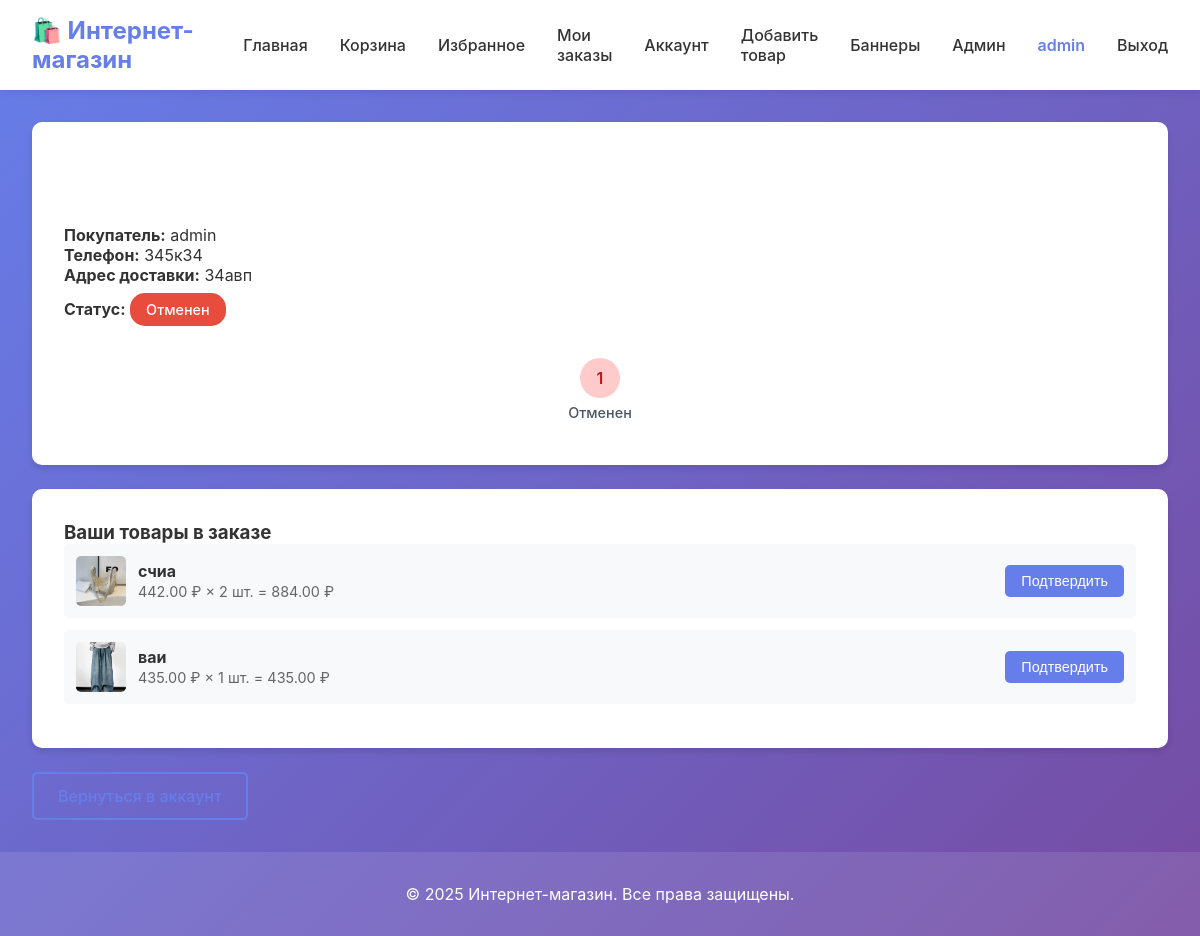
The app's page /seller/orders/11 (signed in) with its own data.
### tables this page shows
CREATE TABLE users
                 (id INTEGER PRIMARY KEY AUTOINCREMENT,
                  username TEXT UNIQUE NOT NULL,
                  email TEXT UNIQUE NOT NULL,
                  password TEXT NOT NULL, role TEXT NOT NULL DEFAULT 'buyer', seller_request_status TEXT NOT NULL DEFAULT 'none');

CREATE TABLE orders
                 (id INTEGER PRIMARY KEY AUTOINCREMENT,
                  user_id INTEGER NOT NULL,
                  total_amount REAL NOT NULL,
                  customer_name TEXT NOT NULL,
                  customer_phone TEXT NOT NULL,
                  delivery_address TEXT NOT NULL,
                  comment TEXT,
                  payment_status TEXT NOT NULL DEFAULT 'pending',
                  payment_reference TEXT,
                  status TEXT DEFAULT 'pending',
                  cancelled_at TIMESTAMP,
                  cancelled_by INTEGER,
                  created_at TIMESTAMP DEFAULT CURRENT_TIMESTAMP,
                  FOREIGN KEY (user_id) REFERENCES users(id));

CREATE TABLE order_items
                 (id INTEGER PRIMARY KEY AUTOINCREMENT,
                  order_id INTEGER NOT NULL,
                  product_id INTEGER NOT NULL,
                  product_name TEXT NOT NULL,
                  price REAL NOT NULL,
                  quantity INTEGER NOT NULL,
                  seller_id INTEGER,
                  seller_confirmed INTEGER DEFAULT 0,
                  confirmed_at TIMESTAMP,
                  FOREIGN KEY (order_id) REFERENCES orders(id),
                  FOREIGN KEY (product_id) REFERENCES products(id));

CREATE TABLE products
                 (id INTEGER PRIMARY KEY AUTOINCREMENT,
                  name TEXT NOT NULL,
                  description TEXT,
                  price REAL NOT NULL,
                  image TEXT,
                  category TEXT,
                  stock INTEGER DEFAULT 0,
                  created_by_user_id INTEGER, specifications TEXT, is_approved INTEGER DEFAULT 0,
                  FOREIGN KEY (created_by_user_id) REFERENCES users(id));

### app.py (the view)
@app.route('/seller/orders/<int:order_id>')
@login_required
def seller_order_details(order_id):
    user_role = session.get('role')
    if user_role not in ('seller', 'admin'):
        flash('Доступ разрешен только продавцам и администраторам', 'error')
        return redirect(url_for('account'))
    conn = get_db()
    order = conn.execute('''SELECT o.*, u.username, u.email
                            FROM orders o
                            JOIN users u ON o.user_id = u.id
                            WHERE o.id = ?''',
                         (order_id,)).fetchone()
    if not order:
        conn.close()
        flash('Заказ не найден', 'error')
        return redirect(url_for('account'))
    order_items = conn.execute('''
        SELECT oi.*, p.image
        FROM order_items oi
        LEFT JOIN products p ON oi.product_id = p.id
        WHERE oi.order_id = ? AND oi.seller_id = ?
    ''', (order_id, session['user_id'])).fetchall()
    if not order_items:
        conn.close()
        flash('В этом заказе нет ваших товаров', 'error')
        return redirect(url_for('account'))
    conn.close()
    status_label = ORDER_STATUS_LABELS.get(order['status'], order['status'])
    status_timeline = get_order_status_timeline(order['status'])
    return render_template(
        'seller_order_detail.html',
        order=order,
        order_items=order_items,
        status_label=status_label,
        status_timeline=status_timeline,
        is_admin=(user_role == 'admin')
    )

### app.py (called while the page is built, shortened)
@app.context_processor
def inject_helpers():
    def image_url(path):
        if not path:
            return 'https://via.placeholder.com/400x400?text=Нет+изображения'
        if isinstance(path, str) and path.startswith('http'):
            return path
        clean_path = path.replace('\\', '/').lstrip('/')
        static_folder = app.static_folder or os.path.join(app.root_path, 'static')
        full_path = os.path.join(static_folder, clean_path)
        if os.path.exists(full_path):
            return url_for('static', filename=clean_path)
        return url_for('static', filename=clean_path)
    return {
        'image_url': image_url,
        'category_choices': ALLOWED_PRODUCT_CATEGORIES
    }

def get_order_status_timeline(current_status):
    status = current_status or 'pending'
    if status == 'cancelled':
        return [{
            'key': 'cancelled',
            'label': ORDER_STATUS_LABELS.get('cancelled', 'Отменен'),
            'state': 'cancelled'
        }]

def login_required(f):
    @wraps(f)
    def decorated_function(*args, **kwargs):
        if 'user_id' not in session:
            flash('Пожалуйста, войдите в систему', 'warning')
            return redirect(url_for('login'))
        return f(*args, **kwargs)
    return decorated_function

def get_db():
    conn = sqlite3.connect(app.config['DATABASE'])
    conn.row_factory = sqlite3.Row
    return conn

### templates/seller_order_detail.html (shortened to what this page needs)
{% extends "base.html" %}
{% block content %}
<div class="container">
    <div class="product-form-card" style="margin-bottom: 1.5rem;">
        <h2>Заказ #{{ order.id }}</h2>
        <p><strong>Покупатель:</strong> {{ order.username }}</p>
        <p><strong>Телефон:</strong> {{ order.customer_phone }}</p>
        <p><strong>Адрес доставки:</strong> {{ order.delivery_address }}</p>
        <p><strong>Статус:</strong>
            <span class="badge badge-{{ order.status }}">{{ status_label }}</span>
        </p>
        {% if status_timeline %}
            {% set is_single_step = status_timeline|length == 1 %}
            <div class="order-status-tracker{% if is_single_step %} single-step{% endif %}">
                {% for step in status_timeline %}
                    <div class="order-status-step order-status-{{ step.state }}">
                        <div class="step-indicator">{{ loop.index }}</div>
                        <div class="step-label">{{ step.label }}</div>
                    </div>
                {% endfor %}
            </div>
        {% endif %}
    </div>
    <div class="product-form-card">
        <h3>Ваши товары в заказе</h3>
        {% for item in order_items %}
            <div class="order-item" style="margin-bottom: 0.75rem;">
                <div class="order-item-info">
                    {% if item.image %}
                        <img src="{{ image_url(item.image) }}" alt="{{ item.product_name }}" class="order-item-image">
                    {% endif %}
                    <div>
                        <strong>{{ item.product_name }}</strong><br>
                        <span class="order-item-details">
                            {{ "%.2f"|format(item.price) }} ₽ × {{ item.quantity }} шт. = {{ "%.2f"|format(item.price * item.quantity) }} ₽
                        </span>
                    </div>
                </div>
                <div class="order-item-status">
                    {% if item.seller_confirmed %}
                        <span class="text-success">✓ Подтверждено</span>
                        {% if item.confirmed_at %}
                            <br><span class="text-muted" style="font-size: 0.8rem;">{{ item.confirmed_at }}</span>
                        {% endif %}
                    {% else %}
                        <form method="POST" action="{{ url_for('confirm_order_item', order_id=order.id, order_item_id=item.id) }}" class="inline-form">
                            <button type="submit" class="btn btn-primary btn-small">Подтвердить</button>
                        </form>
                    {% endif %}
                </div>
            </div>
        {% else %}
            <p class="text-muted">Товаров не найдено</p>
        {% endfor %}
    </div>
    <div style="margin-top: 1.5rem;">
        <a href="{{ url_for('account') }}" class="btn btn-outline">Вернуться в аккаунт</a>
    </div>
</div>
{% endblock %}

### static/style.css (style rules this page uses)
* { margin: 0; padding: 0; box-sizing: border-box; }
body { font-family: -apple-system, BlinkMacSystemFont, 'Segoe UI', Roboto, Oxygen, Ubuntu, Cantarell, sans-serif; background: linear-gradient(135deg, #667eea 0%, #764ba2 100%); min-height: 100vh; color: #333; display: flex; flex-direction: column; }
.container { max-width: 1200px; margin: 0 auto; padding: 0 2rem; }
h2 { color: white; margin-bottom: 2rem; font-size: 2rem; }
.btn { padding: 0.75rem 1.5rem; border: none; border-radius: 5px; cursor: pointer; font-size: 1rem; font-weight: 500; transition: all 0.3s; text-decoration: none; display: inline-block; text-align: center; }
.btn-primary { background: #667eea; color: white; }
.btn-outline { background: transparent; border: 2px solid #667eea; color: #667eea; }
.btn-small { padding: 0.5rem 1rem; font-size: 0.9rem; }
.product-form-card { background: white; border-radius: 10px; padding: 2rem; box-shadow: 0 4px 6px rgba(0,0,0,0.1); }
.order-status-tracker { display: flex; gap: 1.25rem; margin-top: 1rem; padding: 0.5rem 0 0.75rem; position: relative; overflow-x: auto; scrollbar-width: thin; }
.order-status-tracker::before { content: ''; position: absolute; top: 18px; left: 30px; right: 30px; height: 4px; background: #e5e7eb; border-radius: 999px; z-index: 0; }
.order-status-tracker.single-step { justify-content: center; overflow: visible; }
.order-status-tracker.single-step::before { display: none; }
.order-status-step { flex: 1; min-width: 140px; text-align: center; position: relative; padding-top: 0.5rem; z-index: 1; }
.order-status-step::after { content: ''; position: absolute; top: 18px; left: 50%; width: 100%; height: 4px; background: #e5e7eb; border-radius: 999px; z-index: -1; }
.order-status-step:last-child::after, .order-status-tracker.single-step .order-status-step::after { display: none; }
.order-status-step .step-indicator { width: 40px; height: 40px; line-height: 40px; border-radius: 50%; margin: 0 auto 0.35rem; font-weight: 600; background: #e0e7ff; color: #4c51bf; box-shadow: 0 8px 18px rgba(99,102,241,0.2); }
.order-status-step .step-label { font-size: 0.9rem; color: #4b5563; font-weight: 500; }
.order-status-cancelled .step-indicator { background: #fecaca; color: #b91c1c; box-shadow: none; }
.order-item { display: flex; justify-content: space-between; align-items: center; padding: 0.75rem; background: #f8f9fa; border-radius: 5px; }
.order-item-info { display: flex; align-items: center; gap: 0.75rem; flex: 1; }
.order-item-image { width: 50px; height: 50px; object-fit: cover; border-radius: 5px; }
.order-item-details { color: #666; font-size: 0.9rem; }
.order-item-status { text-align: right; min-width: 120px; }
.inline-form { display: inline; }
.badge { padding: 0.5rem 1rem; border-radius: 15px; font-size: 0.9rem; display: inline-block; font-weight: 500; margin-top: 0.5rem; }
.badge-cancelled { background: #e74c3c; color: white; }

### records on screen
users: username "admin"
orders: customer_phone "345к34", delivery_address "34авп"
order_items: image (picture), product_name "счиа", price "442.00", quantity "2", item.price*item.quantity "884.00"
order_items: image (picture), product_name "ваи", price "435.00", quantity "1", item.price*item.quantity "435.00"

### other values on screen
{{ session.username }} "admin"
{{ status_label }} "Отменен"
{{ step.label }} "Отменен"
